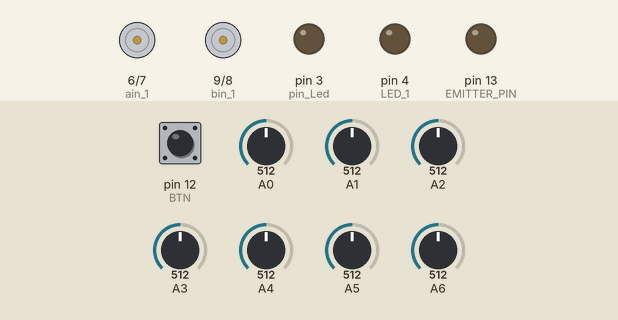
Simulated run of this sketch. Board: Arduino Nano, built with avr-gcc and run on an emulated ATmega328P. Parts: motor-driver pin pairs drawn as motors (green arrow = first pin HIGH = forward, orange = second pin HIGH = backward, longer = more drive, scaled by the enable pin), output pins drawn as LEDs (lit = HIGH). The test bench sets the inputs (shaded band); at power-on: pin 12 (BTN) HIGH, A0 = 512, A2 = 512, A3 = 512, A1 = 512, A4 = 512, A5 = 512, A6 = 512. What the sketch prints to the serial monitor is not drawn.

Above: at 6.3 s.
6.4 s: pin 12 (BTN) pulled LOW for 0.15 s
At 7.7 s:
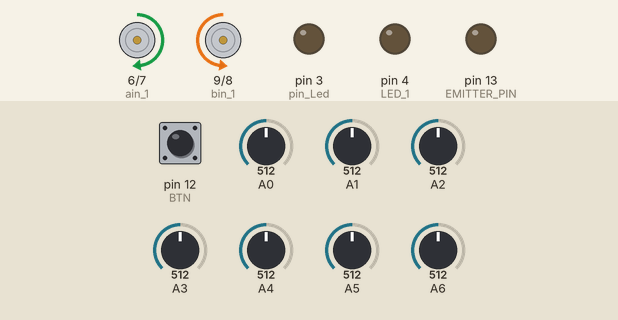
8.0 s: A0 set to 716
At 9.2 s:
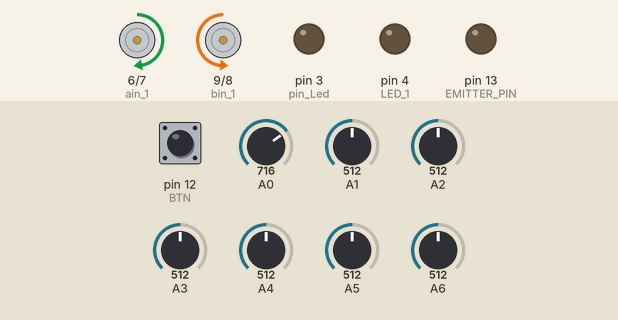
9.5 s: A2 set to 716
At 10.5 s:
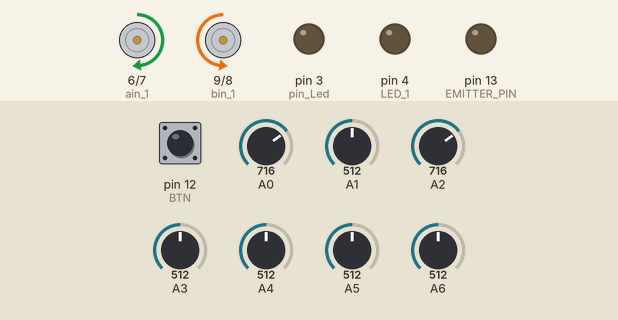
11.0 s: A3 set to 716
At 11.7 s:
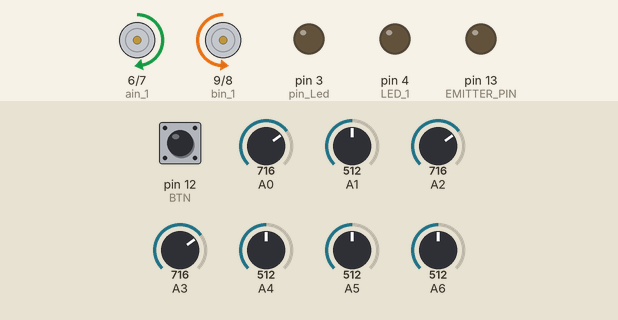
12.5 s: A1 set to 716
14.0 s: A4 set to 716
At 15.1 s:
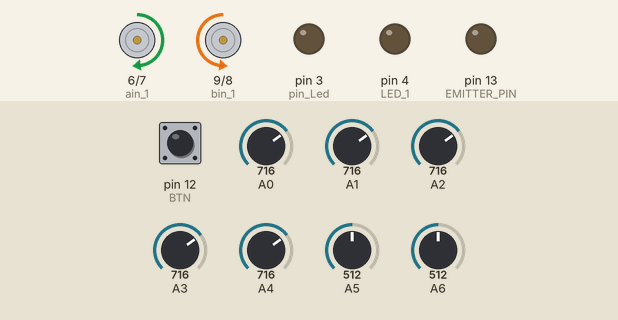
Timing chart, 0 to 16.5 s (numbered marks = the images above; inputs shaded):
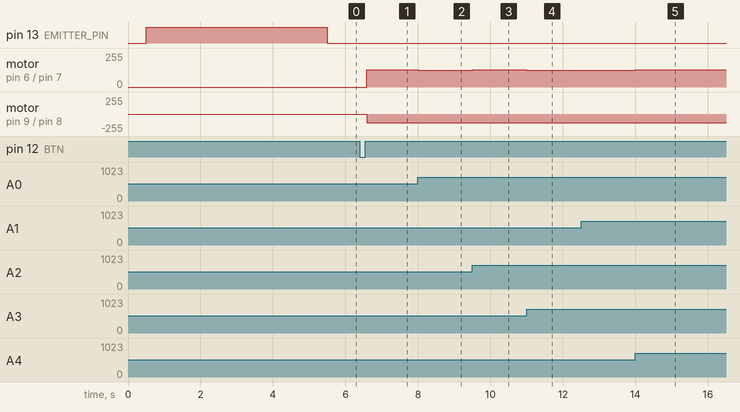

Measured:
- after the input at 6.4 s, motor on pin 6 (ain_1) / pin 7 (ain_2): stopped → forward 130/255 after 0.19 s; motor on pin 9 (bin_1) / pin 8 (bin_2): stopped → backward 130/255 after 0.19 s
- after the input at 8.0 s, motor on pin 6 (ain_1) / pin 7 (ain_2): forward 130/255 → forward 127/255 at once; motor on pin 9 (bin_1) / pin 8 (bin_2): backward 130/255 → backward 132/255 at once
- after the input at 9.5 s, motor on pin 6 (ain_1) / pin 7 (ain_2): forward 127/255 → forward 130/255 at once; motor on pin 9 (bin_1) / pin 8 (bin_2): backward 132/255 → backward 130/255 at once
- after the input at 11.0 s, motor on pin 6 (ain_1) / pin 7 (ain_2): forward 130/255 → forward 126/255 at once; motor on pin 9 (bin_1) / pin 8 (bin_2): backward 130/255 → backward 133/255 at once
- after the input at 14.0 s, motor on pin 6 (ain_1) / pin 7 (ain_2): forward 126/255 → forward 130/255 at once; motor on pin 9 (bin_1) / pin 8 (bin_2): backward 133/255 → backward 130/255 at once

The sketch:

velocista.ino
```cpp
#include <QTRSensors.h>


#define NUM_SENSORS             7  // number of sensors used
#define NUM_SAMPLES_PER_SENSOR  4  // average 4 analog samples per sensor reading
#define EMITTER_PIN             13  // emitter is controlled by digital pin 2

// sensors 0 through 5 are connected to analog inputs 0 through 5, respectively
QTRSensorsAnalog qtra((unsigned char[]) {A4, A2, A5, A1, A6, A0, A3},
  NUM_SENSORS, NUM_SAMPLES_PER_SENSOR, EMITTER_PIN);
unsigned int sensorValues[NUM_SENSORS];
//________________________________________________________________________________________________________________________________________________________________________________________

//////pines del driver//////

int pwm_a = 5;
int pwm_b = 10;


int ain_1 = 6;
int ain_2 = 7;

int bin_2 = 8;
int bin_1 = 9;
int potencia_a;
int potencia_b;

//________________________________________________________________________________________________________________________________________________________________________________________

//////defino los botones de la placa//////

//________________________________________________________________________________________________________________________________________________________________________________________
////// pines inicializacion //////
#define BTN 12

int est_btn;
#define pin_Led 3
//________________________________________________________________________________________________________________________________________________________________________________________

//////defino los leds de la placa//////
#define LED_1 4


//_______________________________________________________________________________________________________________________________________________________________________________________________________
//////defino las variables del control PID//////

int P = 0; //defino el error
int I = 0; // integral
int D = 0; //derivativo
int LAST = 0; //el error anterior
float vel; //defino la velocidad
//velocidad para la line recta
int recto_a = 80;
int recto_b = 80;
//_______________________________________________________________________________________________________________________________________________________________________________________________________

void setup()
{
  pinMode(LED_1, OUTPUT);

  pinMode (bin_2, OUTPUT);
  pinMode (bin_1, OUTPUT);
  pinMode (ain_2, OUTPUT);
  pinMode (ain_1, OUTPUT);

  pinMode(BTN, INPUT_PULLUP);
  pinMode(pin_Led, OUTPUT);

  //_______________________________________________________________________________________________________________________________________________________________________________________________________
  //////calibracion//////

  delay(500);
  pinMode(13, OUTPUT);
  digitalWrite(13, HIGH);    // turn on Arduino's LED to indicate we are in calibration mode
  for (int i = 0; i < 200; i++)  // make the calibration take about 10 seconds
  {
    qtra.calibrate();       // reads all sensors 10 times at 2.5 ms per six sensors (i.e. ~25 ms per call)
  }
  digitalWrite(13, LOW);     // turn off Arduino's LED to indicate we are through with calibration

  // print the calibration minimum values measured when emitters were on
  Serial.begin(9600);
  for (int i = 0; i < NUM_SENSORS; i++)
  {
    Serial.print(qtra.calibratedMinimumOn[i]);
    Serial.print(' ');
  }
  Serial.println();

  // print the calibration maximum values measured when emitters were on
  for (int i = 0; i < NUM_SENSORS; i++)
  {
    Serial.print(qtra.calibratedMaximumOn[i]);
    Serial.print(' ');
  }
  Serial.println();
  Serial.println();
//_______________________________________________________________________________________________________________________________________________________________________________________________________
  ////// configuro el pwm//////

  digitalWrite(ain_1, HIGH);
  digitalWrite(ain_2, LOW);
  // se pone el high y low en los pines inversos, ya que cada motor apúnta a lados opuestos
  digitalWrite(bin_1, LOW);
  digitalWrite(bin_2, HIGH);

  analogWrite(pwm_a, 0);
  analogWrite(pwm_b, 0);

//_______________________________________________________________________________________________________________________________________________________________________________________________________

 est_btn = digitalRead(BTN);
while(est_btn==1){
  est_btn = digitalRead(BTN);
  }
  while(est_btn==0){
  est_btn = digitalRead(BTN);
  }
}
void loop(){

  unsigned int position = qtra.readLine(sensorValues, QTR_EMITTERS_ON, 1);// 0 para pista blanca con linea negra, y 1 al revez


  //Serial.println(position); // comment this line out if you are using raw values

 //_______________________________________________________________________________________________________________________________________________________________________________________________________

    P = (position - 3000);// el error
    //_______________________________________________________________________________________________________________________________________________________________________________________________________

    D =P - LAST; // constante derivativa
    //_______________________________________________________________________________________________________________________________________________________________________________________________________
    I = (P + LAST); // constante integrativa
    //_______________________________________________________________________________________________________________________________________________________________________________________________________

    ////// formula del contol PID//////

    vel = (P * 0.018) + (D * 0.01) + (I * 0.0 );
//    vel = (P * 0.018) + (D * 0.01) + (I * 0.0 ); con 130
//    vel = (P * 0.029) + (D * 0.02) + (I * 0.0 );   170
//    vel = (P * 0.034 o 5) + (D * 0.027) + (I * 0.0 ); 190
//    vel = (P * 0.0405) + (D * 0.03) + (I * 0.0 ); 210


      // a partir de ahora es con aceleracion lenta de 5 en 5

          //vel = (P * 0.041) + (D * 0.0328) + (I * 0.005 ); 220
          //    vel = (P * 0.04) + (D * 0.0335) + (I * 0.01 ); 230
          //     vel = (P * 0.045) + (D * 0.0335) + (I * 0.01 ); 235
          //     vel = (P * 0.049) + (D * 0.0339) + (I * 0.01 ); 240
          //     vel = (P * 0.0525) + (D * 0.0353) + (I * 0.01 ); 245
          //     vel = (P * 0.0525) + (D * 0.0353) + (I * 0.01 ); 255

//Serial.println("corriendo");

    potencia_a = recto_a + vel ;
    potencia_b = recto_b - vel ;

    if (recto_a< 130){
      recto_a = recto_a +5;
      recto_b = recto_b +5;
      }

    if(potencia_a>255){
      potencia_a = 255;
    }
    else if(potencia_a < 0){
      potencia_a = 0;
    }

    if(potencia_b>255){
      potencia_b = 255;
    }
    else if(potencia_b < 0){
      potencia_b = 0;
    }

    analogWrite(pwm_a, potencia_a);
    analogWrite(pwm_b, potencia_b);
    LAST = P;
}
```
